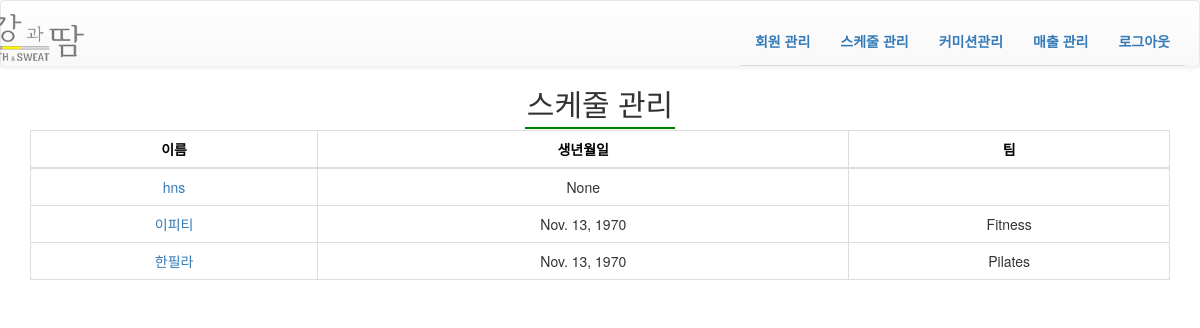
The app's page /management/schedule_management/ (signed in) with its own data.
### authentication/models.py (models this page shows)
class User(AbstractUser):
    sex = models.CharField(max_length=12, verbose_name='성별',null=True)
    birth = models.DateField(null=True, blank=True)
    phone_num = models.CharField(max_length=32, null=True, help_text='Ex) 010-1234-1234',verbose_name='휴대번호')
    teamleader = models.BooleanField(blank=True, default=False, verbose_name='팀장 여부')
    basic_salary = models.DecimalField(max_digits=10, decimal_places=0, default=0 ,verbose_name='기본급')
    pilates_GX = models.CharField(max_length=32, blank=True, null=True, help_text='필라테스 gx정책',verbose_name='필라테스 GX정책')
    pilates_PT = models.CharField(max_length=32, blank=True, null=True, help_text='필라테스 PT정책',verbose_name='필라테스 PT정책')

### management/views.py (the view)
# urls.py: url(r'^schedule_management/staff_schedule/(?P<staff_id>\d+)', views.staff_schedule, name="staff_schedule"),
def schedule_management(request):
    staff_list = User.objects.all()
    order_by = request.GET.get('order_by', 'groups')
    staff_list = User.objects.all().order_by(order_by)
    context = {
        'staff_list':staff_list,
    }
    return render(request, 'management/schedule_management.html', context)

### management/templates/management/schedule_management.html
{% extends "navbar.html" %}
{% block content %}
<h2 class="text-center"><span class="header">스케줄 관리</span></h2>
<div class="container">
    <table id="myTable" class='table table-bordered text-center'>
        <thead>
            <tr>
                <th><a class="order" href="?order_by=username">이름</a></th>
                <th><a class="order" href="?order_by=birth">생년월일</a></th>
                <th><a class="order" href="?order_by=groups">팀</a></th>
            </tr>
        </thead>
        <tbody>
            {% for staff in staff_list %}
            <tr>
                <td><a href="{% url "management:staff_schedule" staff.id %}">{{ staff }}</a></td>
                <td>{{ staff.birth }}</td>
                <td>{{ staff.groups.all.0 }}</td>
            </tr>
            {% endfor %}
        </tbody>
    </table>
</div>
{% endblock %}

### static/css/main.css (style rules this page uses)
a, a:hover, a:active, a:focus, button:focus { outline: 0; border: 0; text-decoration: none; }
.header { padding:2px; border-bottom:2px solid green; }
.schedule-table tbody tr td:first-child .schedule-table tbody tr th:first-child, { width: 10px; }
.table th { text-align: center; }
.order { color:black; }

### records on screen
User: username "hns", birth "None"
User: username "이피티", birth "Nov. 13, 1970", groups.all.0 "Fitness"
User: username "한필라", birth "Nov. 13, 1970", groups.all.0 "Pilates"
